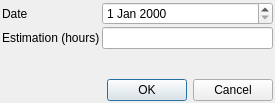
<?xml version="1.0" encoding="UTF-8"?>
<ui version="4.0">
 <class>DlgEstimacionDia</class>
 <widget class="QDialog" name="DlgEstimacionDia">
  <property name="geometry">
   <rect>
    <x>0</x>
    <y>0</y>
    <width>275</width>
    <height>103</height>
   </rect>
  </property>
  <property name="windowTitle">
   <string>Day Estimation</string>
  </property>
  <layout class="QVBoxLayout" name="verticalLayout">
   <property name="spacing">
    <number>2</number>
   </property>
   <property name="leftMargin">
    <number>2</number>
   </property>
   <property name="topMargin">
    <number>2</number>
   </property>
   <property name="rightMargin">
    <number>2</number>
   </property>
   <property name="bottomMargin">
    <number>2</number>
   </property>
   <item>
    <layout class="QFormLayout" name="formLayout">
     <property name="horizontalSpacing">
      <number>2</number>
     </property>
     <property name="verticalSpacing">
      <number>2</number>
     </property>
     <item row="0" column="0">
      <widget class="QLabel" name="lblDate">
       <property name="text">
        <string>Date</string>
       </property>
      </widget>
     </item>
     <item row="0" column="1">
      <widget class="QDateEdit" name="dateEdit"/>
     </item>
     <item row="1" column="0">
      <widget class="QLabel" name="label_2">
       <property name="text">
        <string>Estimation (hours)</string>
       </property>
      </widget>
     </item>
     <item row="1" column="1">
      <widget class="QLineEdit" name="txtEstimation"/>
     </item>
    </layout>
   </item>
   <item>
    <widget class="QDialogButtonBox" name="buttonBox">
     <property name="orientation">
      <enum>Qt::Horizontal</enum>
     </property>
     <property name="standardButtons">
      <set>QDialogButtonBox::Cancel|QDialogButtonBox::Ok</set>
     </property>
    </widget>
   </item>
  </layout>
 </widget>
 <resources/>
 <connections>
  <connection>
   <sender>buttonBox</sender>
   <signal>accepted()</signal>
   <receiver>DlgEstimacionDia</receiver>
   <slot>accept()</slot>
   <hints>
    <hint type="sourcelabel">
     <x>248</x>
     <y>254</y>
    </hint>
    <hint type="destinationlabel">
     <x>157</x>
     <y>274</y>
    </hint>
   </hints>
  </connection>
  <connection>
   <sender>buttonBox</sender>
   <signal>rejected()</signal>
   <receiver>DlgEstimacionDia</receiver>
   <slot>reject()</slot>
   <hints>
    <hint type="sourcelabel">
     <x>316</x>
     <y>260</y>
    </hint>
    <hint type="destinationlabel">
     <x>286</x>
     <y>274</y>
    </hint>
   </hints>
  </connection>
 </connections>
</ui>
